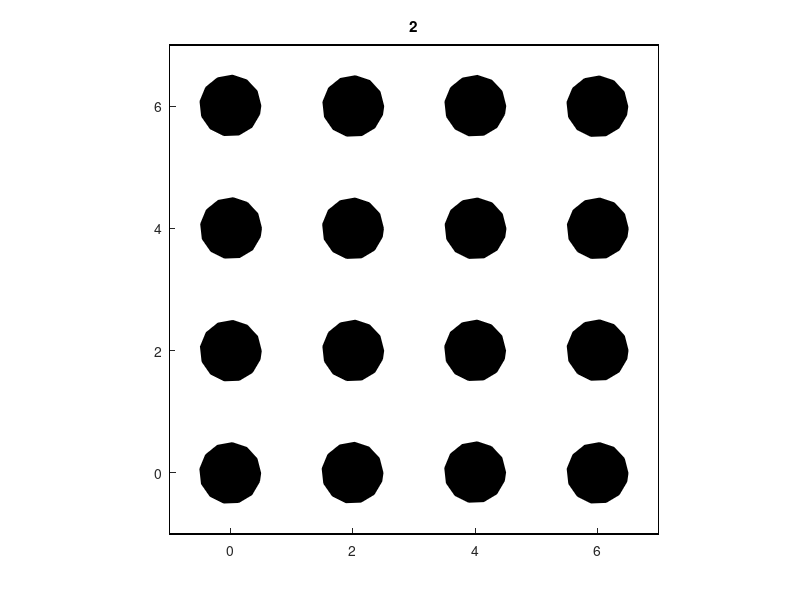
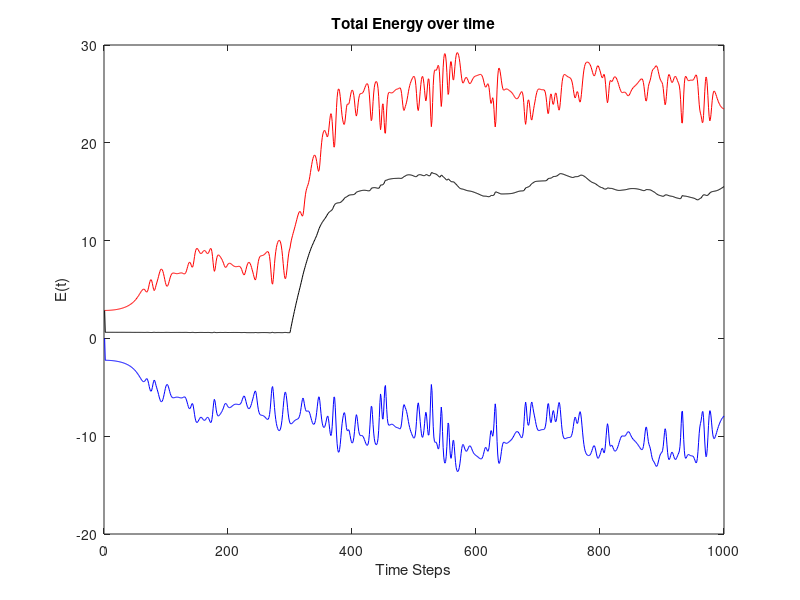
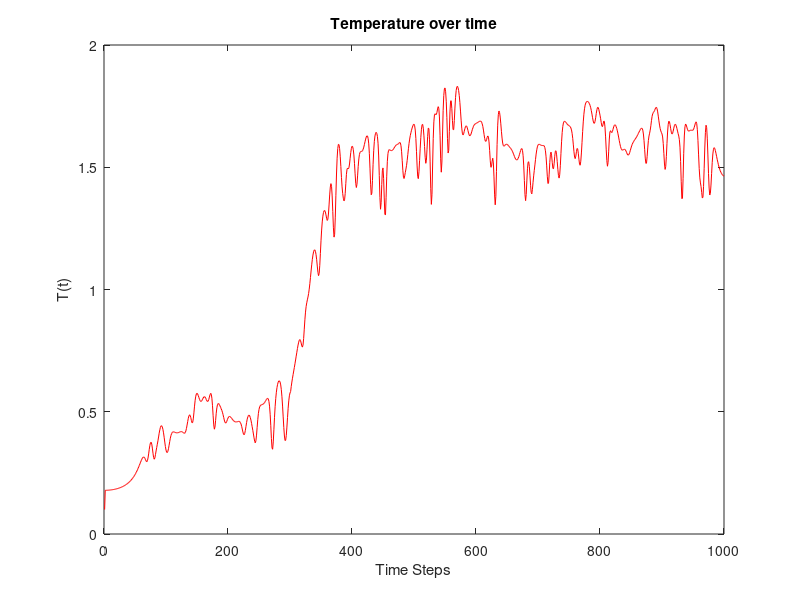

Reproduce these figures in MATLAB, in order.
%%%%%%%%%%%%%%%%%%%%%    Full MD program for 2D (Velocity Verlet with Berendsen thermostat + LJ interactions)  %%%%%%%%%%%%%%%%%%%%%%%%%%%%%%%%


%%%%%%%%%%%%%%%%%%%%%%%%%%%%%%%%%%%%%%%%%%%%%%%%%%%%%%%%%%%%%%%%%%%%%%%%%%%%%%%%%%


% SYSTEM = SAMPLE
% GEOMETRY = FLAT


% KINDS OF FORCES: LJ

%%%%%%%%%%%%%%%%%%%%%%%%%%%%%%%%%%%%%%%%%%%%%%%%%%%%%%%%%%%%%%%%%%%%%%%%%%%%%%%%%
%ASSIGNEMENT OF GLOBAL VARIABLES

%global npartx nparty npart Tref dt a rc rr tsim N d

%%%%%%%%%%%%%%%% subroutine init: Initialization of MD program%%%%%%%%%%%%%%

% We assume m=1, k=1, sigma=1, epsilon=1 (REDUCED UNITS)
% length sigma
% energy epsilon
% mass m
% all other variables are expressed with combination of the above units

% VARIABLES
clear all;
npartx=4;
nparty=4;
npart=npartx*nparty; % Total number of particles
Tref=.1;
dt=0.01; % step 
tsim=10; % simulation time 
N=tsim/dt; % number of steps
a=2; % crystal parameter
rr=0.5; % radius of spherical particle
rc=2.5*5;   % rc >= 2.5sigma  cutoff
d=2;  % dimensions



% SET PARAMETERS TO ZERO-equilibrium at t=0 or n=1
sumvx=0;sumvy=0;vx=zeros();vy=zeros();x=zeros();y=zeros();
sumvx2=0;sumvy2=0;ax=zeros();ay=zeros();fx=zeros();fy=zeros();
K=zeros();U=zeros();V=zeros();E=zeros();T=zeros();temp=zeros();

% Build a square lattice - Draw a box and put the atoms inside it
i=0;

for col=1:nparty
        for row=1:npartx
   
        i=i+1;
        x(1,i)=a*(row-1);    % FIRST STEPS - EQUILIBRIUM 
        y(1,i)=a*(col-1);
    
        end
end
    
xmin = - a/2; xmax = (npartx - 1)*a + a/2; % Dimensions of the box
ymin = - a/2; ymax = (nparty - 1)*a + a/2;
Lx = xmax - xmin;
Ly = ymax - ymin;    
%figure(1)
%scatter(x,y,600,'filled')
%rectangle('Position',[xmin,ymin,Lx,Ly])
%title('square lattice')    
%%
%Graphics of equilibrium state
figure(1);
clf;
theta=(0:0.1:2*pi);
n=1;
clf;
hold on;    
for k=1:npart
    xcircle=rr*cos(theta)+x(n,k);
    ycircle=rr*sin(theta)+y(n,k);
    fill(xcircle,ycircle,'k')
    axis ([xmin xmax ymin ymax]);
    axis square;
    rectangle('Position',[xmin,ymin,Lx,Ly])
    title(n);
end
hold off;

%%
%%%%%%%%%%%%Rescaling velocities %%%%%%%%%%%%%
    
        rand('state',6789);
   n=1;
   for k=1:npart
        vx(n,k)=rand-0.5;vy(n,k)=rand-0.5;
    
        sumvx=sumvx+vx(n,k);sumvy=sumvy+vy(n,k);  %velocity center of mass
        sumvx2=sumvx2+vx(n,k)^2; sumvy2=sumvy2+vy(n,k)^2;  %kinetic energy
   end

        sumvx=sumvx/npart; sumvy=sumvy/npart;   %   <v>
        sumvx2=sumvx2/npart; sumvy2=sumvy2/npart;   %  <v^2>

        fsx = sqrt((d*Tref)/sumvx2);  %scaling factor due to fixed Temp simulation
        fsy = sqrt((d*Tref)/sumvy2);  %scaling factor due to fixed Temp simulation
        
n=1;tempa=0;sumkin=0;
   for  k=1:npart
        vx(n,k)=(vx(n,k)-sumvx)*fsx; %rescaling velocities
        vy(n,k)=(vy(n,k)-sumvy)*fsy;
        temp(n,k)=(vx(n,k)^2+vy(n,k)^2)/(d*npart);
        sumkin=sumkin+vx(n,k)^2+vy(n,k)^2;
        tempa=tempa+temp(n,k);
   end
T(1)=Tref;K(n)=0.5*sumkin;U(n)=0;E(n)=K(n)+U(n);
%%
%%%%%%%%%%%%Bootstrap step at n=2%%%%%%%%%%%%%%%%%
for k=1:npart
    ax(1,k)=0; 
    ay(1,k)=0;
end

n=2;

for k=1:npart
    x(n,k)=x(n-1,k)+dt*vx(n-1,k); % Euler Method
    y(n,k)=y(n-1,k)+dt*vy(n-1,k);
    if  x(n,k)>xmax           %restrain the atoms in the box
        x(n,k)=x(n,k)-Lx;
    end
    if x(n,k)<xmin
       x(n,k)=x(n,k)+Lx;
    end
    
    if  y(n,k)>ymax            %restrain the atoms in the box
        y(n,k)=y(n,k)-Ly;
    end
    if  y(n,k)<ymin
        y(n,k)=y(n,k)+Ly;
    end
end
%%
%Graphics of n=2
figure(1);
clf;
theta=(0:0.5:2*pi);
for n=1:2;
clf;
hold on;    
for k=1:npart
    xcircle=rr*cos(theta)+x(n,k);
    ycircle=rr*sin(theta)+y(n,k);
    fill(xcircle,ycircle,'k')
    axis ([xmin xmax ymin ymax]);
    axis square;
    rectangle('Position',[xmin,ymin,Lx,Ly])
    title(n);
end
hold off;
pause(1);
end

%%
%%%%%%%%%%%%%%%%Force calculation at n=2%%%%%%%%%%%%
sumV=0;
     for i=1:npart-1
         for j=i+1:npart
                dx=x(n,j)-x(n,i);
                dy=y(n,j)-y(n,i);
                xforce=x(n,j);
                yforce=y(n,j);
%%%%%%%%%%%% use of PBC according to minimum image convention
            if dx>0.5*Lx
                xforce=x(n,j)-Lx;
            end
            if dx<-0.5*Lx
                xforce=x(n,j)+Lx;
            end
            if dy>0.5*Ly
                yforce=y(n,j)-Ly;
            end
            if dy<-0.5*Ly;
                yforce=y(n,j)+Ly;
            end
                      
  %%%%%%%%%%%%%%%%%%%%%%%%%%%%%%%%%%%%%%%%%%%%%%%%%%%%%%%%%%%    
             r2=sqrt(xforce-x(n,i))^2+(yforce-y(n,i))^2;
            if r2<rc
             fx(i,j)=-4*((-6*(xforce-x(n,i)))/(sqrt((xforce-x(n,i))^2+(yforce-y(n,i))^2)^8)+(12*(xforce-x(n,i))/(sqrt((xforce-x(n,i))^2+(yforce-y(n,i))^2)^14)));
             fy(i,j)=-4*((-6*(yforce-y(n,i)))/(sqrt((xforce-x(n,i))^2+(yforce-y(n,i))^2)^8)+(12*(yforce-y(n,i))/(sqrt((xforce-x(n,i))^2+(yforce-y(n,i))^2)^14)));
             fx(j,i)=-fx(i,j);
             fy(j,i)=-fy(i,j);
             V(i,j) = 4*(-1/sqrt((xforce - x(n, i))^2 + (yforce - y(n, i))^2)^(6) + 1/sqrt((xforce - x(n, i))^2 + (yforce - y(n, i))^2)^(12));      
             sumV=sumV+V(i,j);
            elseif r2>rc
                fx(i,j)=0;fy(i,j)=0;V(i,j)=0;
            end
         end
     end
    U(n)=sumV;
%%%%%%%%%%%%%%%%%%%%%%%%%%%%%%%%%%%%%%%
%%
%%%%%%%%%%%%% Calculation of acceleration and update velocity of bootstrap step%%%%%%%%%%%%%%
sumkin=0;tempa=0;
for k=1:npart
    sumx=0;
    for l=1:k-1
        sumx=sumx+fx(k,l);    
    end
    for l=k+1:npart
        sumx=sumx+fx(k,l);    
    end
    sumy=0;
    for l=1:k-1
        sumy=sumy+fy(k,l);    
    end
    for l=k+1:npart
        sumy=sumy+fy(k,l);    
    end
    ax(n,k)=sumx;
    ay(n,k)=sumy;
    vx(n,k)=vx(n-1,k)+ax(n,k)*dt;
    vy(n,k)=vy(n-1,k)+ay(n,k)*dt;
    temp(n,k)=(vx(n,k)^2+vy(n,k)^2)/(d*npart);
    
    sumkin=sumkin+vx(n,k)^2+vy(n,k)^2;
    tempa=tempa+temp(n,k);
end
K(n)=0.5*sumkin;E(n)=K(n)+U(n);T(2)=tempa;
%%      
 %%%%%%%%%%%%%%%%%%%%%% LOOP OVER TIME %%%%%%%%%%%%%%%%%%%%%%%%%%%%%%%
     tscale=0.5;  
     
for n=3:N
    sumkin=0;sumV=0;tempa=0;  %for the calculation of energies
    sumvx=0;sumvy=0;
    for k=1:npart     
            x(n,k)=x(n-1,k)+dt*vx(n-1,k)+0.5*ax(n-1,k)*dt^2; % first part of velocity verlet algorithm 
            y(n,k)=y(n-1,k)+dt*vy(n-1,k)+0.5*ay(n-1,k)*dt^2;
           
        
         if  x(n,k)>xmax           %restrain the atoms in the box
            x(n,k)=x(n,k)-Lx;
         end
        if  x(n,k)<xmin
            x(n,k)=x(n,k)+Lx;
        end
    
    
        if  y(n,k)>ymax           %restrain the atoms in the box
            y(n,k)=y(n,k)-Ly;
         end
        if  y(n,k)<ymin
            y(n,k)=y(n,k)+Ly;
        end
      
    end 
              
 for i=1:npart-1              % update forces
         for j=i+1:npart
                
                dx=x(n,j)-x(n,i);
                dy=y(n,j)-y(n,i);
                
                xforce=x(n,j);
                yforce=y(n,j);
%%%%%%%%%%%% use of PBC according to minimum image convention
            if dx>0.5*Lx
                xforce=x(n,j)-Lx;
            end
            if dx<-0.5*Lx
                xforce=x(n,j)+Lx;
            end
            if dy>0.5*Ly
                yforce=y(n,j)-Ly;
            end
            if dy<-0.5*Ly;
                yforce=y(n,j)+Ly;
            end
                      
  %%%%%%%%%%%%%%%%%%%%%%%%%%%%%%%%%%%%%%%%%%%%%%%%%%%%%%%%%%%    
                r2=sqrt(xforce-x(n,i))^2+(yforce-y(n,i))^2;
               if r2<rc
                fx(i,j)=-4*((-6*(xforce-x(n,i)))/(sqrt((xforce-x(n,i))^2+(yforce-y(n,i))^2)^8)+(12*(xforce-x(n,i))/(sqrt((xforce-x(n,i))^2+(yforce-y(n,i))^2)^14)));
                fy(i,j)=-4*((-6*(yforce-y(n,i)))/(sqrt((xforce-x(n,i))^2+(yforce-y(n,i))^2)^8)+(12*(yforce-y(n,i))/(sqrt((xforce-x(n,i))^2+(yforce-y(n,i))^2)^14)));
                fx(j,i)=-fx(i,j);
                fy(j,i)=-fy(i,j);
                
                V(i,j) = 4*(-1/sqrt((xforce - x(n, i))^2 + (yforce - y(n, i))^2)^(6) + 1/sqrt((xforce - x(n, i))^2 + (yforce - y(n, i))^2)^(12));
                sumV=sumV+V(i,j);
               elseif r2>rc
                   fx(i,j)=0;fy(i,j)=0;V(i,j)=0;
               end
               
         end
 end
        
        
%%%%%%%%%%%%%%%%%%%%%%%%%%%%%%%%%%%%%%%

   for k=1:npart       % update accelerations
    sumx=0;
    for l=1:k-1
        sumx=sumx+fx(k,l);    
    end
    for l=k+1:npart
        sumx=sumx+fx(k,l);    
    end
    sumy=0;
    for l=1:k-1
        sumy=sumy+fy(k,l);    
    end
    for l=k+1:npart
        sumy=sumy+fy(k,l);    
    end
    
    ax(n,k)=sumx;
    ay(n,k)=sumy;
    vx(n,k)=vx(n-1,k)+0.5*dt*(ax(n,k)+ax(n-1,k));  %% second part of velocity verlet algorithm 
    vy(n,k)=vy(n-1,k)+0.5*dt*(ay(n,k)+ay(n-1,k));
    temp(n,k)=(vx(n,k)^2+vy(n,k)^2)/(d*npart);
    
    if n>300
    vx(n,k)=((1+(dt/tscale)*((Tref/temp(n,k))-1)))^(1/2)*vx(n,k);  % Berendsen thermostat
    vy(n,k)=((1+(dt/tscale)*((Tref/temp(n,k))-1))^(1/2))*vy(n,k);  % Berendsen thermostat
    end
    
    sumkin=sumkin+vx(n,k)^2+vy(n,k)^2; %kinetic energy 
    tempa=tempa+temp(n,k);
   end 
    T(n)=tempa;
    U(n)=sumV;
    K(n)=0.5*sumkin;
    E(n)=U(n)+K(n);
    
end % end of simulation


%%
%%%%%%%Plot Energies%%%%%%%%%%%%%%%
figure (2)
plot(1:N,K(1:N),'r',1:N,U(1:N),'b',1:N,E(1:N),'k')
xlabel('Time Steps');
ylabel('E(t)');
title('Total Energy over time')
%%
%%%%%%%Plot Temperature%%%%%%%%%%%%%%%
figure (4)
plot(1:N,T(1:N),'r')
xlabel('Time Steps');
ylabel('T(t)');
title('Temperature over time')
%%
%{
%Graphics of system evolution
figure(1);
clf;
theta=(0:0.5:2*pi);
for n=1:N;
clf;
hold on;    
for k=1:npart
    xcircle=rr*cos(theta)+x(n,k);
    ycircle=rr*sin(theta)+y(n,k);
    fill(xcircle,ycircle,'k')
    axis ([xmin xmax ymin ymax]);
    axis square;
    rectangle('Position',[xmin,ymin,Lx,Ly])
    title(n);
end
hold off;
pause(0.001);
end
%}
